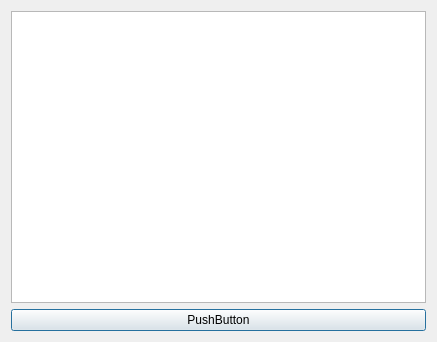
<?xml version="1.0" encoding="UTF-8"?>
<ui version="4.0">
 <class>Dialog</class>
 <widget class="QDialog" name="Dialog">
  <property name="geometry">
   <rect>
    <x>0</x>
    <y>0</y>
    <width>437</width>
    <height>342</height>
   </rect>
  </property>
  <property name="sizePolicy">
   <sizepolicy hsizetype="Expanding" vsizetype="Expanding">
    <horstretch>0</horstretch>
    <verstretch>0</verstretch>
   </sizepolicy>
  </property>
  <property name="windowTitle">
   <string>Dialog</string>
  </property>
  <layout class="QGridLayout" name="gridLayout_2">
   <item row="0" column="0">
    <layout class="QGridLayout" name="gridLayout">
     <item row="0" column="0">
      <widget class="QListView" name="listView"/>
     </item>
     <item row="1" column="0">
      <widget class="QPushButton" name="pushButton">
       <property name="text">
        <string>PushButton</string>
       </property>
      </widget>
     </item>
    </layout>
   </item>
  </layout>
 </widget>
 <resources/>
 <connections/>
</ui>
